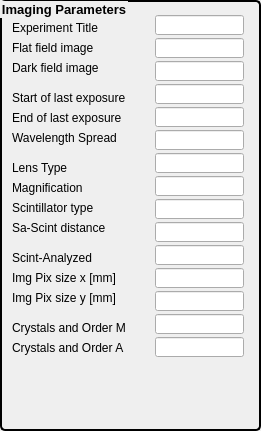
  <widget class="QGroupBox" name="groupBox_4">
   <property name="geometry">
    <rect>
     <x>360</x>
     <y>40</y>
     <width>261</width>
     <height>431</height>
    </rect>
   </property>
   <property name="sizePolicy">
    <sizepolicy hsizetype="Expanding" vsizetype="Expanding">
     <horstretch>0</horstretch>
     <verstretch>0</verstretch>
    </sizepolicy>
   </property>
   <property name="font">
    <font>
     <pointsize>10</pointsize>
     <weight>75</weight>
     <bold>true</bold>
    </font>
   </property>
   <property name="styleSheet">
    <string notr="true">QGroupBox { 
     border: 2px solid black; 
     border-radius: 5px; 
 } </string>
   </property>
   <property name="title">
    <string>Imaging Parameters</string>
   </property>
   <widget class="QLabel" name="label_22">
    <property name="geometry">
     <rect>
      <x>12</x>
      <y>20</y>
      <width>100</width>
      <height>16</height>
     </rect>
    </property>
    <property name="sizePolicy">
     <sizepolicy hsizetype="Expanding" vsizetype="Expanding">
      <horstretch>0</horstretch>
      <verstretch>0</verstretch>
     </sizepolicy>
    </property>
    <property name="text">
     <string>Experiment Title</string>
    </property>
   </widget>
   <widget class="caTextEntry" name="catextentry_54">
    <property name="geometry">
     <rect>
      <x>155</x>
      <y>15</y>
      <width>89</width>
      <height>20</height>
     </rect>
    </property>
    <property name="sizePolicy">
     <sizepolicy hsizetype="Expanding" vsizetype="Expanding">
      <horstretch>0</horstretch>
      <verstretch>0</verstretch>
     </sizepolicy>
    </property>
    <property name="minimumSize">
     <size>
      <width>0</width>
      <height>20</height>
     </size>
    </property>
    <property name="channel" stdset="0">
     <string notr="true">9idcLAX:USAXS_Img:ExperimentTitle</string>
    </property>
    <property name="background">
     <color>
      <red>115</red>
      <green>215</green>
      <blue>253</blue>
     </color>
    </property>
    <property name="colorMode">
     <enum>caLineEdit::Static</enum>
    </property>
   </widget>
   <widget class="QLabel" name="label_25">
    <property name="geometry">
     <rect>
      <x>12</x>
      <y>40</y>
      <width>95</width>
      <height>16</height>
     </rect>
    </property>
    <property name="sizePolicy">
     <sizepolicy hsizetype="Expanding" vsizetype="Expanding">
      <horstretch>0</horstretch>
      <verstretch>0</verstretch>
     </sizepolicy>
    </property>
    <property name="text">
     <string>&lt;html&gt;&lt;head/&gt;&lt;body&gt;&lt;p&gt;Flat field image&lt;/p&gt;&lt;/body&gt;&lt;/html&gt;</string>
    </property>
   </widget>
   <widget class="caTextEntry" name="catextentry_55">
    <property name="geometry">
     <rect>
      <x>155</x>
      <y>38</y>
      <width>89</width>
      <height>20</height>
     </rect>
    </property>
    <property name="sizePolicy">
     <sizepolicy hsizetype="Expanding" vsizetype="Expanding">
      <horstretch>0</horstretch>
      <verstretch>0</verstretch>
     </sizepolicy>
    </property>
    <property name="minimumSize">
     <size>
      <width>0</width>
      <height>20</height>
     </size>
    </property>
    <property name="channel" stdset="0">
     <string notr="true">9idcLAX:USAXS_Img:FlatFieldImage</string>
    </property>
    <property name="background">
     <color>
      <red>115</red>
      <green>215</green>
      <blue>253</blue>
     </color>
    </property>
    <property name="colorMode">
     <enum>caLineEdit::Static</enum>
    </property>
   </widget>
   <widget class="QLabel" name="label_24">
    <property name="geometry">
     <rect>
      <x>12</x>
      <y>60</y>
      <width>101</width>
      <height>16</height>
     </rect>
    </property>
    <property name="sizePolicy">
     <sizepolicy hsizetype="Expanding" vsizetype="Expanding">
      <horstretch>0</horstretch>
      <verstretch>0</verstretch>
     </sizepolicy>
    </property>
    <property name="text">
     <string>&lt;html&gt;&lt;head/&gt;&lt;body&gt;&lt;p&gt;Dark field image&lt;/p&gt;&lt;/body&gt;&lt;/html&gt;</string>
    </property>
   </widget>
   <widget class="caTextEntry" name="catextentry_56">
    <property name="geometry">
     <rect>
      <x>155</x>
      <y>61</y>
      <width>89</width>
      <height>20</height>
     </rect>
    </property>
    <property name="sizePolicy">
     <sizepolicy hsizetype="Expanding" vsizetype="Expanding">
      <horstretch>0</horstretch>
      <verstretch>0</verstretch>
     </sizepolicy>
    </property>
    <property name="minimumSize">
     <size>
      <width>0</width>
      <height>20</height>
     </size>
    </property>
    <property name="channel" stdset="0">
     <string notr="true">9idcLAX:USAXS_Img:DarkFieldImage</string>
    </property>
    <property name="background">
     <color>
      <red>115</red>
      <green>215</green>
      <blue>253</blue>
     </color>
    </property>
    <property name="colorMode">
     <enum>caLineEdit::Static</enum>
    </property>
   </widget>
   <widget class="QLabel" name="label_23">
    <property name="geometry">
     <rect>
      <x>12</x>
      <y>90</y>
      <width>136</width>
      <height>16</height>
     </rect>
    </property>
    <property name="sizePolicy">
     <sizepolicy hsizetype="Expanding" vsizetype="Expanding">
      <horstretch>0</horstretch>
      <verstretch>0</verstretch>
     </sizepolicy>
    </property>
    <property name="text">
     <string>&lt;html&gt;&lt;head/&gt;&lt;body&gt;&lt;p&gt;Start of last exposure&lt;/p&gt;&lt;/body&gt;&lt;/html&gt;</string>
    </property>
   </widget>
   <widget class="caTextEntry" name="catextentry_57">
    <property name="geometry">
     <rect>
      <x>155</x>
      <y>84</y>
      <width>89</width>
      <height>20</height>
     </rect>
    </property>
    <property name="sizePolicy">
     <sizepolicy hsizetype="Expanding" vsizetype="Expanding">
      <horstretch>0</horstretch>
      <verstretch>0</verstretch>
     </sizepolicy>
    </property>
    <property name="minimumSize">
     <size>
      <width>0</width>
      <height>20</height>
     </size>
    </property>
    <property name="channel" stdset="0">
     <string notr="true">9idcLAX:USAXS_Img:StartExposureTime</string>
    </property>
    <property name="background">
     <color>
      <red>115</red>
      <green>215</green>
      <blue>253</blue>
     </color>
    </property>
    <property name="colorMode">
     <enum>caLineEdit::Static</enum>
    </property>
   </widget>
   <widget class="QLabel" name="label_26">
    <property name="geometry">
     <rect>
      <x>12</x>
      <y>110</y>
      <width>129</width>
      <height>16</height>
     </rect>
    </property>
    <property name="sizePolicy">
     <sizepolicy hsizetype="Expanding" vsizetype="Expanding">
      <horstretch>0</horstretch>
      <verstretch>0</verstretch>
     </sizepolicy>
    </property>
    <property name="text">
     <string>&lt;html&gt;&lt;head/&gt;&lt;body&gt;&lt;p&gt;End of last exposure&lt;/p&gt;&lt;/body&gt;&lt;/html&gt;</string>
    </property>
   </widget>
   <widget class="caTextEntry" name="catextentry_58">
    <property name="geometry">
     <rect>
      <x>155</x>
      <y>107</y>
      <width>89</width>
      <height>20</height>
     </rect>
    </property>
    <property name="sizePolicy">
     <sizepolicy hsizetype="Expanding" vsizetype="Expanding">
      <horstretch>0</horstretch>
      <verstretch>0</verstretch>
     </sizepolicy>
    </property>
    <property name="minimumSize">
     <size>
      <width>0</width>
      <height>20</height>
     </size>
    </property>
    <property name="channel" stdset="0">
     <string notr="true">9idcLAX:USAXS_Img:EndExposureTime</string>
    </property>
    <property name="background">
     <color>
      <red>115</red>
      <green>215</green>
      <blue>253</blue>
     </color>
    </property>
    <property name="colorMode">
     <enum>caLineEdit::Static</enum>
    </property>
   </widget>
   <widget class="QLabel" name="label_27">
    <property name="geometry">
     <rect>
      <x>12</x>
      <y>130</y>
      <width>121</width>
      <height>16</height>
     </rect>
    </property>
    <property name="sizePolicy">
     <sizepolicy hsizetype="Expanding" vsizetype="Expanding">
      <horstretch>0</horstretch>
      <verstretch>0</verstretch>
     </sizepolicy>
    </property>
    <property name="text">
     <string>&lt;html&gt;&lt;head/&gt;&lt;body&gt;&lt;p&gt;Wavelength Spread&lt;/p&gt;&lt;/body&gt;&lt;/html&gt;</string>
    </property>
   </widget>
   <widget class="caTextEntry" name="catextentry_66">
    <property name="geometry">
     <rect>
      <x>155</x>
      <y>130</y>
      <width>89</width>
      <height>20</height>
     </rect>
    </property>
    <property name="sizePolicy">
     <sizepolicy hsizetype="Expanding" vsizetype="Expanding">
      <horstretch>0</horstretch>
      <verstretch>0</verstretch>
     </sizepolicy>
    </property>
    <property name="minimumSize">
     <size>
      <width>0</width>
      <height>20</height>
     </size>
    </property>
    <property name="channel" stdset="0">
     <string notr="true">9idcLAX:WavelengthSpread</string>
    </property>
    <property name="background">
     <color>
      <red>115</red>
      <green>215</green>
      <blue>253</blue>
     </color>
    </property>
    <property name="colorMode">
     <enum>caLineEdit::Static</enum>
    </property>
   </widget>
   <widget class="QLabel" name="label_30">
    <property name="geometry">
     <rect>
      <x>12</x>
      <y>160</y>
      <width>60</width>
      <height>16</height>
     </rect>
    </property>
    <property name="sizePolicy">
     <sizepolicy hsizetype="Expanding" vsizetype="Expanding">
      <horstretch>0</horstretch>
      <verstretch>0</verstretch>
     </sizepolicy>
    </property>
    <property name="text">
     <string>&lt;html&gt;&lt;head/&gt;&lt;body&gt;&lt;p&gt;Lens Type&lt;/p&gt;&lt;/body&gt;&lt;/html&gt;</string>
    </property>
   </widget>
   <widget class="caTextEntry" name="catextentry_65">
    <property name="geometry">
     <rect>
      <x>155</x>
      <y>153</y>
      <width>89</width>
      <height>20</height>
     </rect>
    </property>
    <property name="sizePolicy">
     <sizepolicy hsizetype="Expanding" vsizetype="Expanding">
      <horstretch>0</horstretch>
      <verstretch>0</verstretch>
     </sizepolicy>
    </property>
    <property name="minimumSize">
     <size>
      <width>0</width>
      <height>20</height>
     </size>
    </property>
    <property name="channel" stdset="0">
     <string notr="true">9idcLAX:USAXS_Img:LensType</string>
    </property>
    <property name="background">
     <color>
      <red>115</red>
      <green>215</green>
      <blue>253</blue>
     </color>
    </property>
    <property name="colorMode">
     <enum>caLineEdit::Static</enum>
    </property>
   </widget>
   <widget class="QLabel" name="label_29">
    <property name="geometry">
     <rect>
      <x>12</x>
      <y>180</y>
      <width>83</width>
      <height>16</height>
     </rect>
    </property>
    <property name="sizePolicy">
     <sizepolicy hsizetype="Expanding" vsizetype="Expanding">
      <horstretch>0</horstretch>
      <verstretch>0</verstretch>
     </sizepolicy>
    </property>
    <property name="text">
     <string>&lt;html&gt;&lt;head/&gt;&lt;body&gt;&lt;p&gt;Magnification&lt;/p&gt;&lt;/body&gt;&lt;/html&gt;</string>
    </property>
   </widget>
   <widget class="caTextEntry" name="catextentry_64">
    <property name="geometry">
     <rect>
      <x>155</x>
      <y>176</y>
      <width>89</width>
      <height>20</height>
     </rect>
    </property>
    <property name="sizePolicy">
     <sizepolicy hsizetype="Expanding" vsizetype="Expanding">
      <horstretch>0</horstretch>
      <verstretch>0</verstretch>
     </sizepolicy>
    </property>
    <property name="minimumSize">
     <size>
      <width>0</width>
      <height>20</height>
     </size>
    </property>
    <property name="channel" stdset="0">
     <string notr="true">9idcLAX:USAXS_Img:Magnification</string>
    </property>
    <property name="background">
     <color>
      <red>115</red>
      <green>215</green>
      <blue>253</blue>
     </color>
    </property>
    <property name="colorMode">
     <enum>caLineEdit::Static</enum>
    </property>
   </widget>
   <widget class="QLabel" name="label_31">
    <property name="geometry">
     <rect>
      <x>12</x>
      <y>200</y>
      <width>101</width>
      <height>16</height>
     </rect>
    </property>
    <property name="sizePolicy">
     <sizepolicy hsizetype="Expanding" vsizetype="Expanding">
      <horstretch>0</horstretch>
      <verstretch>0</verstretch>
     </sizepolicy>
    </property>
    <property name="text">
     <string>&lt;html&gt;&lt;head/&gt;&lt;body&gt;&lt;p&gt;Scintillator type &lt;/p&gt;&lt;/body&gt;&lt;/html&gt;</string>
    </property>
   </widget>
   <widget class="caTextEntry" name="catextentry_63">
    <property name="geometry">
     <rect>
      <x>155</x>
      <y>199</y>
      <width>89</width>
      <height>20</height>
     </rect>
    </property>
    <property name="sizePolicy">
     <sizepolicy hsizetype="Expanding" vsizetype="Expanding">
      <horstretch>0</horstretch>
      <verstretch>0</verstretch>
     </sizepolicy>
    </property>
    <property name="minimumSize">
     <size>
      <width>0</width>
      <height>20</height>
     </size>
    </property>
    <property name="channel" stdset="0">
     <string notr="true">9idcLAX:USAXS_Img:ScintillatorType</string>
    </property>
    <property name="background">
     <color>
      <red>115</red>
      <green>215</green>
      <blue>253</blue>
     </color>
    </property>
    <property name="colorMode">
     <enum>caLineEdit::Static</enum>
    </property>
   </widget>
   <widget class="QLabel" name="label_34">
    <property name="geometry">
     <rect>
      <x>12</x>
      <y>220</y>
      <width>109</width>
      <height>16</height>
     </rect>
    </property>
    <property name="sizePolicy">
     <sizepolicy hsizetype="Expanding" vsizetype="Expanding">
      <horstretch>0</horstretch>
      <verstretch>0</verstretch>
     </sizepolicy>
    </property>
    <property name="text">
     <string>&lt;html&gt;&lt;head/&gt;&lt;body&gt;&lt;p&gt;Sa-Scint distance&lt;/p&gt;&lt;/body&gt;&lt;/html&gt;</string>
    </property>
   </widget>
   <widget class="caTextEntry" name="catextentry_61">
    <property name="geometry">
     <rect>
      <x>155</x>
      <y>222</y>
      <width>89</width>
      <height>20</height>
     </rect>
    </property>
    <property name="sizePolicy">
     <sizepolicy hsizetype="Expanding" vsizetype="Expanding">
      <horstretch>0</horstretch>
      <verstretch>0</verstretch>
     </sizepolicy>
    </property>
    <property name="minimumSize">
     <size>
      <width>0</width>
      <height>20</height>
     </size>
    </property>
    <property name="channel" stdset="0">
     <string notr="true">9idcLAX:USAXS_Img:SampleToScintDistance</string>
    </property>
    <property name="background">
     <color>
      <red>115</red>
      <green>215</green>
      <blue>253</blue>
     </color>
    </property>
    <property name="colorMode">
     <enum>caLineEdit::Static</enum>
    </property>
   </widget>
   <widget class="QLabel" name="label_32">
    <property name="geometry">
     <rect>
      <x>12</x>
      <y>250</y>
      <width>89</width>
      <height>16</height>
     </rect>
    </property>
    <property name="sizePolicy">
     <sizepolicy hsizetype="Expanding" vsizetype="Expanding">
      <horstretch>0</horstretch>
      <verstretch>0</verstretch>
     </sizepolicy>
    </property>
    <property name="text">
     <string>&lt;html&gt;&lt;head/&gt;&lt;body&gt;&lt;p&gt;Scint-Analyzed&lt;/p&gt;&lt;/body&gt;&lt;/html&gt;</string>
    </property>
   </widget>
   <widget class="caTextEntry" name="catextentry_60">
    <property name="geometry">
     <rect>
      <x>155</x>
      <y>245</y>
      <width>89</width>
      <height>20</height>
     </rect>
    </property>
    <property name="sizePolicy">
     <sizepolicy hsizetype="Expanding" vsizetype="Expanding">
      <horstretch>0</horstretch>
      <verstretch>0</verstretch>
     </sizepolicy>
    </property>
    <property name="minimumSize">
     <size>
      <width>0</width>
      <height>20</height>
     </size>
    </property>
    <property name="channel" stdset="0">
     <string notr="true">9idcLAX:USAXS_Img:ScintToAnalDistance</string>
    </property>
    <property name="background">
     <color>
      <red>115</red>
      <green>215</green>
      <blue>253</blue>
     </color>
    </property>
    <property name="colorMode">
     <enum>caLineEdit::Static</enum>
    </property>
   </widget>
   <widget class="QLabel" name="label_35">
    <property name="geometry">
     <rect>
      <x>12</x>
      <y>270</y>
      <width>116</width>
      <height>16</height>
     </rect>
    </property>
    <property name="sizePolicy">
     <sizepolicy hsizetype="Expanding" vsizetype="Expanding">
      <horstretch>0</horstretch>
      <verstretch>0</verstretch>
     </sizepolicy>
    </property>
    <property name="text">
     <string>&lt;html&gt;&lt;head/&gt;&lt;body&gt;&lt;p&gt;Img Pix size x [mm]&lt;/p&gt;&lt;/body&gt;&lt;/html&gt;</string>
    </property>
   </widget>
   <widget class="caTextEntry" name="catextentry_59">
    <property name="geometry">
     <rect>
      <x>155</x>
      <y>268</y>
      <width>89</width>
      <height>20</height>
     </rect>
    </property>
    <property name="sizePolicy">
     <sizepolicy hsizetype="Expanding" vsizetype="Expanding">
      <horstretch>0</horstretch>
      <verstretch>0</verstretch>
     </sizepolicy>
    </property>
    <property name="minimumSize">
     <size>
      <width>0</width>
      <height>20</height>
     </size>
    </property>
    <property name="channel" stdset="0">
     <string notr="true">9idcLAX:USAXS_Img:ImgPixSizeX</string>
    </property>
    <property name="background">
     <color>
      <red>115</red>
      <green>215</green>
      <blue>253</blue>
     </color>
    </property>
    <property name="colorMode">
     <enum>caLineEdit::Static</enum>
    </property>
   </widget>
   <widget class="QLabel" name="label_36">
    <property name="geometry">
     <rect>
      <x>12</x>
      <y>290</y>
      <width>116</width>
      <height>16</height>
     </rect>
    </property>
    <property name="sizePolicy">
     <sizepolicy hsizetype="Expanding" vsizetype="Expanding">
      <horstretch>0</horstretch>
      <verstretch>0</verstretch>
     </sizepolicy>
    </property>
    <property name="text">
     <string>&lt;html&gt;&lt;head/&gt;&lt;body&gt;&lt;p&gt;Img Pix size y [mm]&lt;/p&gt;&lt;/body&gt;&lt;/html&gt;</string>
    </property>
   </widget>
   <widget class="caTextEntry" name="catextentry_62">
    <property name="geometry">
     <rect>
      <x>155</x>
      <y>291</y>
      <width>89</width>
      <height>20</height>
     </rect>
    </property>
    <property name="sizePolicy">
     <sizepolicy hsizetype="Expanding" vsizetype="Expanding">
      <horstretch>0</horstretch>
      <verstretch>0</verstretch>
     </sizepolicy>
    </property>
    <property name="minimumSize">
     <size>
      <width>0</width>
      <height>20</height>
     </size>
    </property>
    <property name="channel" stdset="0">
     <string notr="true">9idcLAX:USAXS_Img:ImgPixSizeY</string>
    </property>
    <property name="background">
     <color>
      <red>115</red>
      <green>215</green>
      <blue>253</blue>
     </color>
    </property>
    <property name="colorMode">
     <enum>caLineEdit::Static</enum>
    </property>
   </widget>
   <widget class="QLabel" name="label_33">
    <property name="geometry">
     <rect>
      <x>12</x>
      <y>320</y>
      <width>130</width>
      <height>16</height>
     </rect>
    </property>
    <property name="sizePolicy">
     <sizepolicy hsizetype="Expanding" vsizetype="Expanding">
      <horstretch>0</horstretch>
      <verstretch>0</verstretch>
     </sizepolicy>
    </property>
    <property name="text">
     <string>&lt;html&gt;&lt;head/&gt;&lt;body&gt;&lt;p&gt;Crystals and Order M&lt;/p&gt;&lt;/body&gt;&lt;/html&gt;</string>
    </property>
   </widget>
   <widget class="caTextEntry" name="catextentry_67">
    <property name="geometry">
     <rect>
      <x>155</x>
      <y>314</y>
      <width>89</width>
      <height>20</height>
     </rect>
    </property>
    <property name="sizePolicy">
     <sizepolicy hsizetype="Expanding" vsizetype="Expanding">
      <horstretch>0</horstretch>
      <verstretch>0</verstretch>
     </sizepolicy>
    </property>
    <property name="minimumSize">
     <size>
      <width>0</width>
      <height>20</height>
     </size>
    </property>
    <property name="channel" stdset="0">
     <string notr="true">9idcLAX:USAXS_Img:CrystalsMStage</string>
    </property>
    <property name="background">
     <color>
      <red>115</red>
      <green>215</green>
      <blue>253</blue>
     </color>
    </property>
    <property name="colorMode">
     <enum>caLineEdit::Static</enum>
    </property>
   </widget>
   <widget class="QLabel" name="label_28">
    <property name="geometry">
     <rect>
      <x>12</x>
      <y>340</y>
      <width>128</width>
      <height>16</height>
     </rect>
    </property>
    <property name="sizePolicy">
     <sizepolicy hsizetype="Expanding" vsizetype="Expanding">
      <horstretch>0</horstretch>
      <verstretch>0</verstretch>
     </sizepolicy>
    </property>
    <property name="text">
     <string>&lt;html&gt;&lt;head/&gt;&lt;body&gt;&lt;p&gt;Crystals and Order A&lt;/p&gt;&lt;/body&gt;&lt;/html&gt;</string>
    </property>
   </widget>
   <widget class="caTextEntry" name="catextentry_68">
    <property name="geometry">
     <rect>
      <x>155</x>
      <y>337</y>
      <width>89</width>
      <height>20</height>
     </rect>
    </property>
    <property name="sizePolicy">
     <sizepolicy hsizetype="Expanding" vsizetype="Expanding">
      <horstretch>0</horstretch>
      <verstretch>0</verstretch>
     </sizepolicy>
    </property>
    <property name="minimumSize">
     <size>
      <width>0</width>
      <height>20</height>
     </size>
    </property>
    <property name="channel" stdset="0">
     <string notr="true">9idcLAX:USAXS_Img:CrystalsAStage</string>
    </property>
    <property name="background">
     <color>
      <red>115</red>
      <green>215</green>
      <blue>253</blue>
     </color>
    </property>
    <property name="colorMode">
     <enum>caLineEdit::Static</enum>
    </property>
   </widget>
  </widget>
